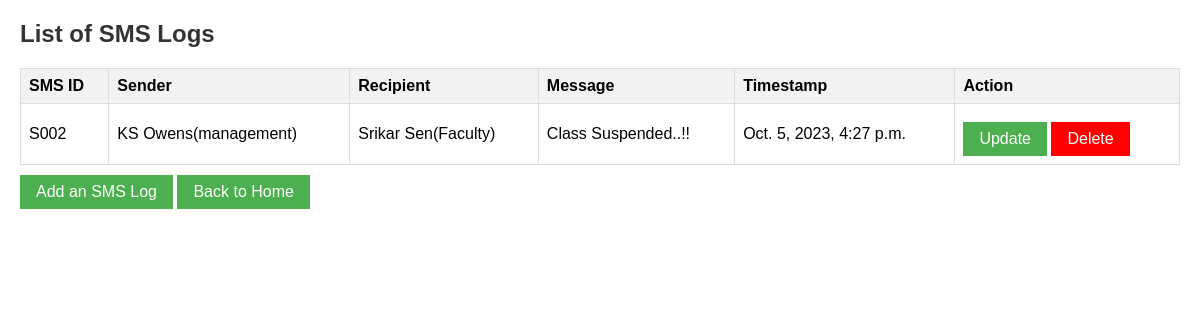
The page /sms/smslog/ on the database its author committed.
### sms/models.py (models this page shows, shortened)
class SMSLog(models.Model):
    sms_id=models.CharField(max_length=10,primary_key=True)
    sender = models.CharField(max_length=255)
    recipient = models.CharField(max_length=255)
    message = models.TextField()
    timestamp = models.DateTimeField(auto_now_add=True)

### sms/views.py (the view)
# urls.py: path('smslog/', smslog_list, name='smslog_list'),
def smslog_list(request):
    sms_logs = SMSLog.objects.all()
    return render(request, 'smslog_list.html', {'sms_logs': sms_logs})

### templates/smslog_list.html (shortened to what this page needs)
<!DOCTYPE html>
<html lang="en">
<head>
</head>
<body>
    <h2>List of SMS Logs</h2>
    <table>
        <tr>
            <th>SMS ID</th>
            <th>Sender</th>
            <th>Recipient</th>
            <th>Message</th>
            <th>Timestamp</th>
            <th>Action</th>
        </tr>
        {% for sms_log in sms_logs %}
            <tr>
                <td>{{ sms_log.sms_id }}</td>
                <td>{{ sms_log.sender }}</td>
                <td>{{ sms_log.recipient }}</td>
                <td>{{ sms_log.message }}</td>
                <td>{{ sms_log.timestamp }}</td>
                <td>
                    <a href="{% url 'smslog_update' sms_id=sms_log.sms_id %}" class="button">Update</a>
                    <a href="{% url 'smslog_delete' sms_id=sms_log.sms_id %}" class="button button-red">Delete</a>
                </td>
            </tr>
        {% endfor %}
    </table>
    <a href="{% url 'add_smslog' %}" class="button">Add an SMS Log</a>
    <a href="{% url 'class_list' %}" class="button">Back to Home</a>
</body>
</html>

### templates/smslog_list.html (style rules this page uses)
body { font-family: Arial, sans-serif; margin: 20px; }
h2 { color: #333; }
table { width: 100%; border-collapse: collapse; margin-top: 20px; }
th, td { border: 1px solid #ddd; padding: 8px; text-align: left; }
th { background-color: #f2f2f2; }
.button { background-color: #4CAF50; color: white; border: none; padding: 8px 16px; text-align: center; text-decoration: none; display: inline-block; font-size: 16px; margin-top: 10px; cursor: pointer; }
.button-red { background-color: #FF0000; }
a { display: inline-block; margin-top: 10px; text-decoration: none; color: #333; }

### rows shown on the page
SMSLog: sms_id "S002", sender "KS Owens(management)", recipient "Srikar Sen(Faculty)", message "Class Suspended..!!", timestamp "Oct. 5, 2023, 4:27 p.m."
